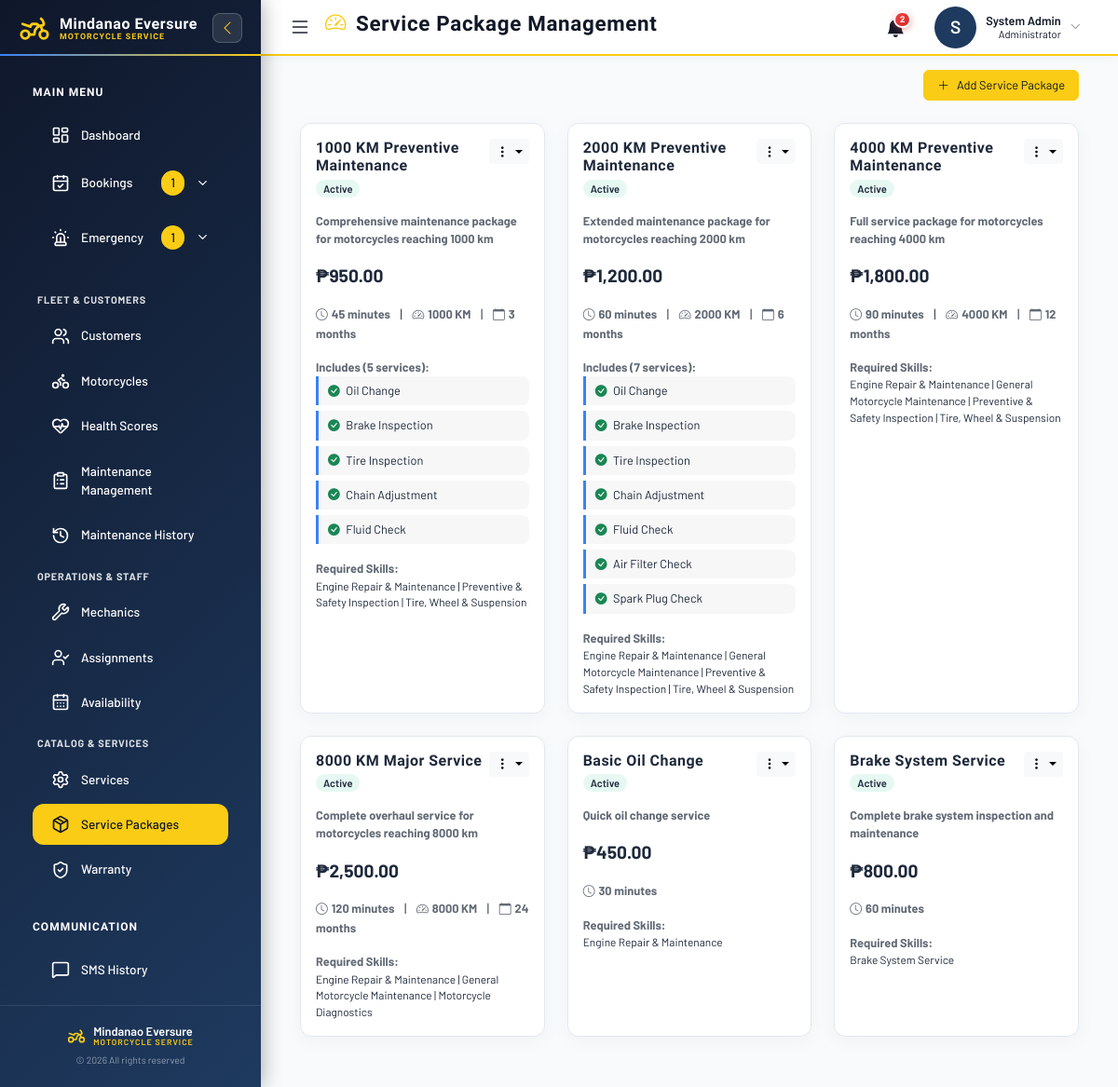
/admin_service_packages.php (signed in), run on the app's committed database.
### tables this page shows
CREATE TABLE `service_packages` (
  `id` int(11) NOT NULL AUTO_INCREMENT,
  `package_name` varchar(255) NOT NULL,
  `description` text DEFAULT NULL,
  `price` decimal(10,2) NOT NULL DEFAULT 0.00,
  `duration_minutes` int(11) NOT NULL DEFAULT 30,
  `maintenance_interval_km` int(11) DEFAULT NULL,
  `maintenance_interval_months` int(11) DEFAULT NULL,
  `status` enum('active','archived') DEFAULT 'active',
  `created_at` timestamp NOT NULL DEFAULT current_timestamp(),
  `updated_at` timestamp NOT NULL DEFAULT current_timestamp() ON UPDATE current_timestamp(),
  PRIMARY KEY (`id`),
  KEY `idx_status` (`status`),
  KEY `idx_created_at` (`created_at`)
);

CREATE TABLE `service_package_items` (
  `id` int(11) NOT NULL AUTO_INCREMENT,
  `package_id` int(11) NOT NULL,
  `service_name` varchar(255) NOT NULL,
  `description` text DEFAULT NULL,
  `sort_order` int(11) DEFAULT 0,
  `created_at` timestamp NOT NULL DEFAULT current_timestamp(),
  PRIMARY KEY (`id`),
  KEY `idx_package_id` (`package_id`),
  KEY `idx_sort_order` (`sort_order`)
);

### admin_service_packages.php (the view, shortened to what this page needs)
<?php
require 'db.php';
try {
    $pdo->exec("
        CREATE TABLE IF NOT EXISTS service_package_specialties (
            package_id INT NOT NULL,
            specialty_id INT NOT NULL,
            PRIMARY KEY (package_id, specialty_id),
            FOREIGN KEY (package_id) REFERENCES service_packages(id) ON DELETE CASCADE,
            FOREIGN KEY (specialty_id) REFERENCES specialties(id) ON DELETE CASCADE
        ) ENGINE=InnoDB DEFAULT CHARSET=utf8mb4
    ");
} catch (PDOException $e) {
    error_log("Error ensuring service_package_specialties table: " . $e->getMessage());
}
$service_packages = [];
try {
    $stmt = $pdo->query("
        SELECT sp.*,
               (SELECT COUNT(*) FROM service_package_items WHERE package_id = sp.id) as service_count,
               (SELECT GROUP_CONCAT(specialty_name SEPARATOR ' | ')
                FROM service_package_specialties sps
                JOIN specialties s ON sps.specialty_id = s.id
                WHERE sps.package_id = sp.id) as required_skills
        FROM service_packages sp
        ORDER BY sp.created_at DESC
    ");
    $service_packages = $stmt->fetchAll(PDO::FETCH_ASSOC);
} catch (PDOException $e) {
    error_log("Error fetching service packages: " . $e->getMessage());
}
?>
<?php require 'admin_sidebar_template.php'; ?>
<div>
    <div class="content-wrapper">
        <div class="container-fluid">
            <div class="d-flex justify-content-end mb-4">
                <button class="btn btn-primary" data-bs-toggle="modal" data-bs-target="#addPackageModal">
                    <i class="bi bi-plus-lg me-2"></i>Add Service Package
                </button>
            </div>
            <div class="row">
                <?php if (empty($service_packages)): ?>
                    <div class="col-12">
                        <div class="card card-glass">
                            <div class="card-body text-center py-5">
                                <i class="bi bi-box-seam display-1 text-muted mb-3"></i>
                                <h4>No Service Packages Found</h4>
                                <p class="text-muted">Start by adding your first service package</p>
                                <button class="btn btn-primary" data-bs-toggle="modal" data-bs-target="#addPackageModal">
                                    <i class="bi bi-plus-lg me-2"></i>Add Service Package
                                </button>
                            </div>
                        </div>
                    </div>
                <?php else: ?>
                    <?php foreach ($service_packages as $package): ?>
                        <?php
                        $items = [];
                        try {
                            $item_stmt = $pdo->prepare("
                                SELECT * FROM service_package_items
                                WHERE package_id = ?
                                ORDER BY sort_order ASC
                            ");
                            $item_stmt->execute([$package['id']]);
                            $items = $item_stmt->fetchAll(PDO::FETCH_ASSOC);
                        } catch (PDOException $e) {
                            error_log("Error fetching package items: " . $e->getMessage());
                        }
                        ?>
                        <div class="col-xl-4 col-lg-6 col-md-12 mb-4">
                            <div class="card package-card h-100">
                                <div class="card-body">
                                    <div class="d-flex justify-content-between align-items-start mb-3">
                                        <div>
                                            <h5 class="card-title mb-1"><?= htmlspecialchars($package['package_name']) ?></h5>
                                            <span class="status-badge status-<?= $package['status'] ?>">
                                                <?= ucfirst($package['status']) ?>
                                            </span>
                                        </div>
                                        <div class="dropdown">
                                            <button class="btn btn-light btn-sm dropdown-toggle" type="button" data-bs-toggle="dropdown">
                                                <i class="bi bi-three-dots-vertical"></i>
                                            </button>
                                        </div>
                                    </div>
                                    <?php if (!empty($package['description'])): ?>
                                        <p class="text-muted small mb-3"><?= htmlspecialchars($package['description']) ?></p>
                                    <?php endif; ?>
                                    <div class="price-tag mb-3">₱<?= number_format($package['price'], 2) ?></div>
                                    <div class="mb-3">
                                        <small class="text-muted">
                                            <i class="bi bi-clock me-1"></i><?= $package['duration_minutes'] ?> minutes
                                        </small>
                                        <?php if ($package['maintenance_interval_km']): ?>
                                            <span class="mx-2">|</span>
                                            <small class="text-muted">
                                                <i class="bi bi-speedometer2 me-1"></i><?= $package['maintenance_interval_km'] ?> KM
                                            </small>
                                        <?php endif; ?>
                                        <?php if ($package['maintenance_interval_months']): ?>
                                            <span class="mx-2">|</span>
                                            <small class="text-muted">
                                                <i class="bi bi-calendar me-1"></i><?= $package['maintenance_interval_months'] ?> months
                                            </small>
                                        <?php endif; ?>
                                    </div>
                                    <?php if (!empty($items)): ?>
                                        <div class="mt-3">
                                            <small class="text-muted fw-bold">Includes (<?= count($items) ?> services):</small>
                                            <?php foreach ($items as $item): ?>
                                        <div class="service-item small">
                                            <i class="bi bi-check-circle-fill text-success me-1"></i>
                                            <?= htmlspecialchars($item['service_name']) ?>
                                        </div>
                                    <?php endforeach; ?>
                                        </div>
                                    <?php endif; ?>
                                    <?php if (!empty($package['required_skills'])): ?>
                                        <div class="mt-3">
                                            <small class="text-muted fw-bold">Required Skills:</small>
                                            <div class="small">
                                                <?= htmlspecialchars($package['required_skills']) ?>
                                            </div>
                                        </div>
                                    <?php endif; ?>
                                </div>
                            </div>
                        </div>
                    <?php endforeach; ?>
                <?php endif; ?>
            </div>
        </div>
    </div>
</div>
<?php require 'admin_sidebar_footer.php'; ?>

### admin_sidebar_template.php (style rules this page uses)
:root { --sidebar-width: 280px; --primary-color: #0f172a; --primary-gradient: linear-gradient(135deg, #0f172a 0%, #1e3a5f 100%); --accent-color: #1e3a5f; --accent-gradient: linear-gradient(135deg, #0f172a 0%, #1e3a5f 100%); --bg-light: #f1f5f9; --bg-card: #ffffff; --text-dark: #1e293b; --text-light: #64748b; --success: #10b981; --danger: #ef4444; --info: #3b82f6; --sidebar-bg: #0f172a; }
* { margin: 0; padding: 0; box-sizing: border-box; }
body { font-family: 'Poppins', sans-serif; background: var(--bg-light); color: var(--text-dark); overflow: hidden; width: 100%; height: 100vh; }
.main-content .card { background: rgba(255, 255, 255, 0.45); backdrop-filter: blur(12px); -webkit-backdrop-filter: blur(12px); border: 1px solid rgba(255, 255, 255, 0.7); box-shadow: 0 4px 24px rgba(30, 41, 59, 0.1); transition: all 0.3s ease; color: #1e293b; }
.main-content .card h1, .main-content .card h2, .main-content .card h3, .main-content .card h4, .main-content .card h5, .main-content .card h6, .main-content .card p, .main-content .card span, .main-content .card div, .main-content .card label, .main-content .card td, .main-content .card th, .main-content .card li, .main-content .card small, .main-content .card strong, .main-content .card b, .main-content .card i:not(.bi):not(.fas):not(.far), .main-content .card a:not(.btn) { color: #1e293b; }
.main-content .card .text-muted, .main-content .card .text-secondary { color: rgba(30, 41, 59, 0.7) !important; }

### admin_service_packages.php (style rules this page uses)
body .btn-primary { background: #FACC15 !important; border-color: #FACC15 !important; color: #111827 !important; box-shadow: none !important; padding: 6px 14px; font-size: 0.8rem; }
:root { --primary-color: #0f172a; --secondary-color: #64748b; --accent-color: #FACC15; --success: #10b981; --danger: #ef4444; --warning: #FACC15; --info: #3b82f6; }
.package-card { border-radius: 12px; background: #ffffff; border: 1px solid rgba(0, 0, 0, 0.1); box-shadow: 0 4px 15px rgba(0, 0, 0, 0.08); transition: all 0.3s ease; }
.package-card .card-body { padding: 1rem; font-size: 0.85rem; color: #000000; }
.package-card .card-title { font-size: 1rem; font-weight: 700; color: #000000; margin-bottom: 0.25rem; }
.status-badge { padding: 3px 8px; border-radius: 20px; font-size: 0.7rem; font-weight: 600; }
.status-active { background-color: rgba(16, 185, 129, 0.1); color: #10b981; }
.price-tag { font-size: 1.2rem; font-weight: 700; color: var(--accent-color); }
.package-card .service-item { background: rgba(15, 23, 42, 0.03); border-left: 3px solid var(--accent-color); padding: 6px 10px; margin-bottom: 6px; border-radius: 0 8px 8px 0; font-size: 0.8rem; }
.package-card small, .package-card .text-muted { font-size: 0.8rem; color: #000000 !important; font-weight: 700 !important; }
.package-card .dropdown-toggle { padding: 2px 6px; }

### admin_sidebar_footer.php (style rules this page uses)
:root { --primary-color: #3b82f6; --primary-gradient: linear-gradient(135deg, #FACC15 0%, #FDE047 100%); --primary-dark: #EAB308; --accent-color: #3b82f6; --accent-cyan: #06B6D4; --accent-cyan-dark: #0891B2; --bg-light: #F8FAFC; --bg-card: #ffffff; --bg-darker: #ffffff; --text-dark: #111827; --text-light: #6B7280; --text-muted: #6B7280; --border-color: #E2E8F0; --success: #10b981; --danger: #ef4444; --info: #06B6D4; --warning: #FACC15; --accent-gradient: linear-gradient(135deg, #FACC15 0%, #FDE047 100%); }
body { background: var(--bg-light); color: var(--text-dark); font-family: 'Poppins', sans-serif !important; }
.main-content .card { background: var(--bg-card); border: 1px solid #E2E8F0; border-radius: 12px; box-shadow: 0 4px 20px rgba(0,0,0,0.04); color: var(--text-dark); }
.btn-primary { background: #FACC15 !important; border-color: #FACC15 !important; color: #111827 !important; }

### data on the page
service_packages: package_name "1000 KM Preventive Maintenance", status "Active", description "Comprehensive maintenance package for motorcycles reaching 1000 km", price "950.00", duration_minutes "45", maintenance_interval_km "1000", maintenance_interval_months "3", count($items) "5", required_skills "Engine Repair & Maintenance | Preventive & Safety Inspection | Tire, Wheel & Suspension"
service_package_items: service_name "Oil Change"
service_package_items: service_name "Brake Inspection"
service_package_items: service_name "Tire Inspection"
service_package_items: service_name "Chain Adjustment"
service_package_items: service_name "Fluid Check"
service_packages: package_name "2000 KM Preventive Maintenance", status "Active", description "Extended maintenance package for motorcycles reaching 2000 km", price "1,200.00", duration_minutes "60", maintenance_interval_km "2000", maintenance_interval_months "6", count($items) "7", required_skills "Engine Repair & Maintenance | General Motorcycle Maintenance | Preventive & Safety Inspection | Tire, Wheel & Suspension"
service_package_items: service_name "Oil Change"
service_package_items: service_name "Brake Inspection"
service_package_items: service_name "Tire Inspection"
service_package_items: service_name "Chain Adjustment"
service_package_items: service_name "Fluid Check"
service_package_items: service_name "Air Filter Check"
service_package_items: service_name "Spark Plug Check"
service_packages: package_name "4000 KM Preventive Maintenance", status "Active", description "Full service package for motorcycles reaching 4000 km", price "1,800.00", duration_minutes "90", maintenance_interval_km "4000", maintenance_interval_months "12", required_skills "Engine Repair & Maintenance | General Motorcycle Maintenance | Preventive & Safety Inspection | Tire, Wheel & Suspension"
service_packages: package_name "8000 KM Major Service", status "Active", description "Complete overhaul service for motorcycles reaching 8000 km", price "2,500.00", duration_minutes "120", maintenance_interval_km "8000", maintenance_interval_months "24", required_skills "Engine Repair & Maintenance | General Motorcycle Maintenance | Motorcycle Diagnostics"
service_packages: package_name "Basic Oil Change", status "Active", description "Quick oil change service", price "450.00", duration_minutes "30", required_skills "Engine Repair & Maintenance"
service_packages: package_name "Brake System Service", status "Active", description "Complete brake system inspection and maintenance", price "800.00", duration_minutes "60", required_skills "Brake System Service"

### other printed values
$pendingCount "1"
$emergencyCount "1"
$pageTitle "Service Package Management"
$adminNotificationCount "2"
substr($adminName, 0, 1) "S"
$adminName "System Admin"
